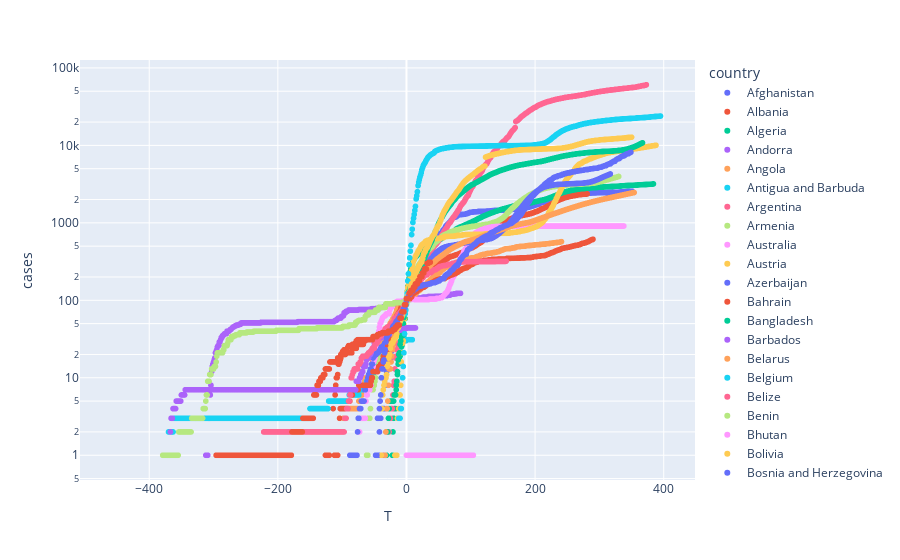

Source (notebook cell):
### Code cell
px.scatter(
            timeseries_T_country_selection,
            x='T',
            y='cases',
            color='country',
            hover_data = ['date'],
            log_y=True
            )

### Figure 1 — Plotly figure (JSON) as saved in the notebook; plotly's stock layout.template omitted (floating-point values rounded to 4 significant figures; data arrays with more than 128 entries replaced by an {"elided": "..."} marker saying what was removed)
{"data": [{"customdata": {"elided": "457x1 str values"}, "hovertemplate": "country=Afghanistan<br>T=%{x}<br>cases=%{y}<br>date=%{customdata[0]}<extra></extra>", "legendgroup": "Afghanistan", "marker": {"color": "#636efa", "symbol": "circle"}, "mode": "markers", "name": "Afghanistan", "showlegend": true, "type": "scattergl", "x": {"elided": "457 int values"}, "xaxis": "x", "y": {"elided": "457 int values"}, "yaxis": "y"}, {"customdata": {"elided": "457x1 str values"}, "hovertemplate": "country=Albania<br>T=%{x}<br>cases=%{y}<br>date=%{customdata[0]}<extra></extra>", "legendgroup": "Albania", "marker": {"color": "#EF553B", "symbol": "circle"}, "mode": "markers", "name": "Albania", "showlegend": true, "type": "scattergl", "x": {"elided": "457 int values"}, "xaxis": "x", "y": {"elided": "457 int values"}, "yaxis": "y"}, {"customdata": {"elided": "457x1 str values"}, "hovertemplate": "country=Algeria<br>T=%{x}<br>cases=%{y}<br>date=%{customdata[0]}<extra></extra>", "legendgroup": "Algeria", "marker": {"color": "#00cc96", "symbol": "circle"}, "mode": "markers", "name": "Algeria", "showlegend": true, "type": "scattergl", "x": {"elided": "457 int values"}, "xaxis": "x", "y": {"elided": "457 int values"}, "yaxis": "y"}, {"customdata": {"elided": "457x1 str values"}, "hovertemplate": "country=Andorra<br>T=%{x}<br>cases=%{y}<br>date=%{customdata[0]}<extra></extra>", "legendgroup": "Andorra", "marker": {"color": "#ab63fa", "symbol": "circle"}, "mode": "markers", "name": "Andorra", "showlegend": true, "type": "scattergl", "x": {"elided": "457 int values"}, "xaxis": "x", "y": {"elided": "457 int values"}, "yaxis": "y"}, {"customdata": {"elided": "457x1 str values"}, "hovertemplate": "country=Angola<br>T=%{x}<br>cases=%{y}<br>date=%{customdata[0]}<extra></extra>", "legendgroup": "Angola", "marker": {"color": "#FFA15A", "symbol": "circle"}, "mode": "markers", "name": "Angola", "showlegend": true, "type": "scattergl", "x": {"elided": "457 int values"}, "xaxis": "x", "y": {"elided": "457 int values"}, "yaxis": "y"}, {"customdata": {"elided": "457x1 str values"}, "hovertemplate": "country=Antigua and Barbuda<br>T=%{x}<br>cases=%{y}<br>date=%{customdata[0]}<extra></extra>", "legendgroup": "Antigua and Barbuda", "marker": {"color": "#19d3f3", "symbol": "circle"}, "mode": "markers", "name": "Antigua and Barbuda", "showlegend": true, "type": "scattergl", "x": {"elided": "457 int values"}, "xaxis": "x", "y": {"elided": "457 int values"}, "yaxis": "y"}, {"customdata": {"elided": "457x1 str values"}, "hovertemplate": "country=Argentina<br>T=%{x}<br>cases=%{y}<br>date=%{customdata[0]}<extra></extra>", "legendgroup": "Argentina", "marker": {"color": "#FF6692", "symbol": "circle"}, "mode": "markers", "name": "Argentina", "showlegend": true, "type": "scattergl", "x": {"elided": "457 int values"}, "xaxis": "x", "y": {"elided": "457 int values"}, "yaxis": "y"}, {"customdata": {"elided": "457x1 str values"}, "hovertemplate": "country=Armenia<br>T=%{x}<br>cases=%{y}<br>date=%{customdata[0]}<extra></extra>", "legendgroup": "Armenia", "marker": {"color": "#B6E880", "symbol": "circle"}, "mode": "markers", "name": "Armenia", "showlegend": true, "type": "scattergl", "x": {"elided": "457 int values"}, "xaxis": "x", "y": {"elided": "457 int values"}, "yaxis": "y"}, {"customdata": {"elided": "457x1 str values"}, "hovertemplate": "country=Australia<br>T=%{x}<br>cases=%{y}<br>date=%{customdata[0]}<extra></extra>", "legendgroup": "Australia", "marker": {"color": "#FF97FF", "symbol": "circle"}, "mode": "markers", "name": "Australia", "showlegend": true, "type": "scattergl", "x": {"elided": "457 int values"}, "xaxis": "x", "y": {"elided": "457 int values"}, "yaxis": "y"}, {"customdata": {"elided": "457x1 str values"}, "hovertemplate": "country=Austria<br>T=%{x}<br>cases=%{y}<br>date=%{customdata[0]}<extra></extra>", "legendgroup": "Austria", "marker": {"color": "#FECB52", "symbol": "circle"}, "mode": "markers", "name": "Austria", "showlegend": true, "type": "scattergl", "x": {"elided": "457 int values"}, "xaxis": "x", "y": {"elided": "457 int values"}, "yaxis": "y"}, {"customdata": {"elided": "457x1 str values"}, "hovertemplate": "country=Azerbaijan<br>T=%{x}<br>cases=%{y}<br>date=%{customdata[0]}<extra></extra>", "legendgroup": "Azerbaijan", "marker": {"color": "#636efa", "symbol": "circle"}, "mode": "markers", "name": "Azerbaijan", "showlegend": true, "type": "scattergl", "x": {"elided": "457 int values"}, "xaxis": "x", "y": {"elided": "457 int values"}, "yaxis": "y"}, {"customdata": {"elided": "457x1 str values"}, "hovertemplate": "country=Bahrain<br>T=%{x}<br>cases=%{y}<br>date=%{customdata[0]}<extra></extra>", "legendgroup": "Bahrain", "marker": {"color": "#EF553B", "symbol": "circle"}, "mode": "markers", "name": "Bahrain", "showlegend": true, "type": "scattergl", "x": {"elided": "457 int values"}, "xaxis": "x", "y": {"elided": "457 int values"}, "yaxis": "y"}, {"customdata": {"elided": "457x1 str values"}, "hovertemplate": "country=Bangladesh<br>T=%{x}<br>cases=%{y}<br>date=%{customdata[0]}<extra></extra>", "legendgroup": "Bangladesh", "marker": {"color": "#00cc96", "symbol": "circle"}, "mode": "markers", "name": "Bangladesh", "showlegend": true, "type": "scattergl", "x": {"elided": "457 int values"}, "xaxis": "x", "y": {"elided": "457 int values"}, "yaxis": "y"}, {"customdata": {"elided": "457x1 str values"}, "hovertemplate": "country=Barbados<br>T=%{x}<br>cases=%{y}<br>date=%{customdata[0]}<extra></extra>", "legendgroup": "Barbados", "marker": {"color": "#ab63fa", "symbol": "circle"}, "mode": "markers", "name": "Barbados", "showlegend": true, "type": "scattergl", "x": {"elided": "457 int values"}, "xaxis": "x", "y": {"elided": "457 int values"}, "yaxis": "y"}, {"customdata": {"elided": "457x1 str values"}, "hovertemplate": "country=Belarus<br>T=%{x}<br>cases=%{y}<br>date=%{customdata[0]}<extra></extra>", "legendgroup": "Belarus", "marker": {"color": "#FFA15A", "symbol": "circle"}, "mode": "markers", "name": "Belarus", "showlegend": true, "type": "scattergl", "x": {"elided": "457 int values"}, "xaxis": "x", "y": {"elided": "457 int values"}, "yaxis": "y"}, {"customdata": {"elided": "457x1 str values"}, "hovertemplate": "country=Belgium<br>T=%{x}<br>cases=%{y}<br>date=%{customdata[0]}<extra></extra>", "legendgroup": "Belgium", "marker": {"color": "#19d3f3", "symbol": "circle"}, "mode": "markers", "name": "Belgium", "showlegend": true, "type": "scattergl", "x": {"elided": "457 int values"}, "xaxis": "x", "y": {"elided": "457 int values"}, "yaxis": "y"}, {"customdata": {"elided": "457x1 str values"}, "hovertemplate": "country=Belize<br>T=%{x}<br>cases=%{y}<br>date=%{customdata[0]}<extra></extra>", "legendgroup": "Belize", "marker": {"color": "#FF6692", "symbol": "circle"}, "mode": "markers", "name": "Belize", "showlegend": true, "type": "scattergl", "x": {"elided": "457 int values"}, "xaxis": "x", "y": {"elided": "457 int values"}, "yaxis": "y"}, {"customdata": {"elided": "457x1 str values"}, "hovertemplate": "country=Benin<br>T=%{x}<br>cases=%{y}<br>date=%{customdata[0]}<extra></extra>", "legendgroup": "Benin", "marker": {"color": "#B6E880", "symbol": "circle"}, "mode": "markers", "name": "Benin", "showlegend": true, "type": "scattergl", "x": {"elided": "457 int values"}, "xaxis": "x", "y": {"elided": "457 int values"}, "yaxis": "y"}, {"customdata": {"elided": "457x1 str values"}, "hovertemplate": "country=Bhutan<br>T=%{x}<br>cases=%{y}<br>date=%{customdata[0]}<extra></extra>", "legendgroup": "Bhutan", "marker": {"color": "#FF97FF", "symbol": "circle"}, "mode": "markers", "name": "Bhutan", "showlegend": true, "type": "scattergl", "x": {"elided": "457 int values"}, "xaxis": "x", "y": {"elided": "457 int values"}, "yaxis": "y"}, {"customdata": {"elided": "457x1 str values"}, "hovertemplate": "country=Bolivia<br>T=%{x}<br>cases=%{y}<br>date=%{customdata[0]}<extra></extra>", "legendgroup": "Bolivia", "marker": {"color": "#FECB52", "symbol": "circle"}, "mode": "markers", "name": "Bolivia", "showlegend": true, "type": "scattergl", "x": {"elided": "457 int values"}, "xaxis": "x", "y": {"elided": "457 int values"}, "yaxis": "y"}, {"customdata": {"elided": "457x1 str values"}, "hovertemplate": "country=Bosnia and Herzegovina<br>T=%{x}<br>cases=%{y}<br>date=%{customdata[0]}<extra></extra>", "legendgroup": "Bosnia and Herzegovina", "marker": {"color": "#636efa", "symbol": "circle"}, "mode": "markers", "name": "Bosnia and Herzegovina", "showlegend": true, "type": "scattergl", "x": {"elided": "457 int values"}, "xaxis": "x", "y": {"elided": "457 int values"}, "yaxis": "y"}, {"customdata": {"elided": "403x1 str values"}, "hovertemplate": "country=Botswana<br>T=%{x}<br>cases=%{y}<br>date=%{customdata[0]}<extra></extra>", "legendgroup": "Botswana", "marker": {"color": "#EF553B", "symbol": "circle"}, "mode": "markers", "name": "Botswana", "showlegend": true, "type": "scattergl", "x": {"elided": "403 int values"}, "xaxis": "x", "y": {"elided": "403 int values"}, "yaxis": "y"}], "layout": {"legend": {"title": {"text": "country"}, "tracegroupgap": 0}, "margin": {"t": 60}, "xaxis": {"anchor": "y", "domain": [0, 1], "title": {"text": "T"}}, "yaxis": {"anchor": "x", "domain": [0, 1], "title": {"text": "cases"}, "type": "log"}}}
